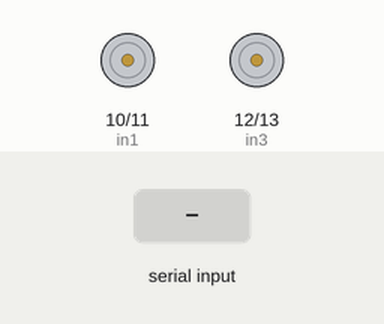
Simulated run of this sketch. Board: Arduino Uno, built with avr-gcc and run on an emulated ATmega328P. Shown: motor-driver pin pairs drawn as motors (green arrow = first pin HIGH = forward, orange = second pin HIGH = backward, longer = more drive). Inputs (shaded band) come from the test bench.

Above: at 1.2 s.
1.3 s: "F" received over Serial
At 2.5 s:
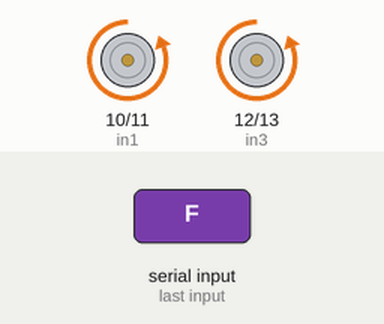
2.8 s: "B" received over Serial
At 3.8 s:
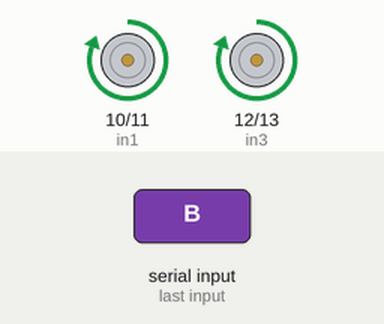
4.3 s: "L" received over Serial
At 4.9 s:
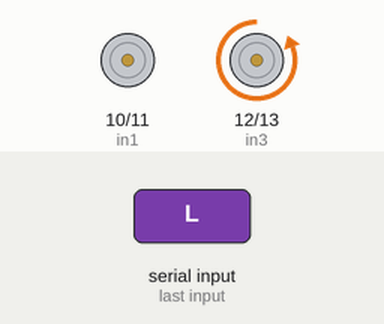
5.8 s: "R" received over Serial
At 7.0 s:
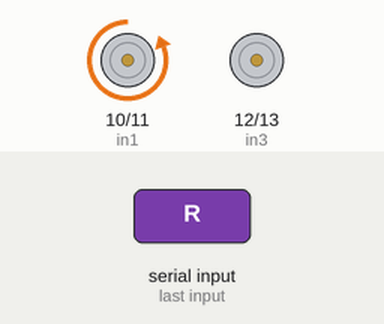
7.3 s: "S" received over Serial
At 8.4 s:
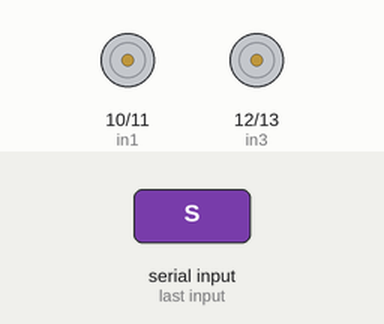
Timing chart, 0 to 9.8 s (numbered marks = the images above; inputs shaded):
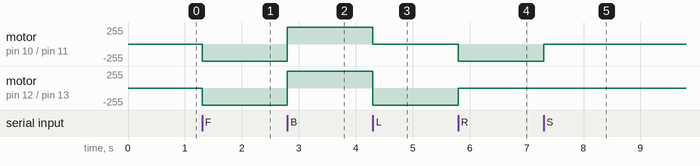

The sketch:

Remore_Control_Car.ino
```cpp
char val;
#define in1 10
#define in2 11
#define in3 12
#define in4 13

void setup() {
  Serial.begin(9600);
  pinMode(in1,OUTPUT);
  pinMode(in2,OUTPUT);
  pinMode(in3,OUTPUT);
  pinMode(in4,OUTPUT);

}
void loop() {

  if (Serial.available()){
    val = Serial.read();
  }

  if(val=='F'){
    digitalWrite(in2,HIGH);
    digitalWrite(in4,HIGH);

    digitalWrite(in1,LOW);
    digitalWrite(in3,LOW);
  }

  else if(val=='B'){
    digitalWrite(in2,LOW);
    digitalWrite(in4,LOW);
    digitalWrite(in1,HIGH);
    digitalWrite(in3,HIGH);
  }

  if(val=='L'){
    digitalWrite(in1,0);
    digitalWrite(in2,0);
    digitalWrite(in4,1);
    digitalWrite(in3,0);
  }

  if(val=='R'){
    digitalWrite(in2,1);
    digitalWrite(in1,0);
    digitalWrite(in3,0);
    digitalWrite(in4,0);


  }
  if(val == 'S'){
    digitalWrite(in1,0);
    digitalWrite(in2,0);
    digitalWrite(in3,0);
    digitalWrite(in4,0);
  }


}
```

Measured:
- after the input at 1.3 s, motor on pin 10 (in1) / pin 11 (in2), motor on pin 12 (in3) / pin 13 (in4): stopped → backward 255/255 at once
- after the input at 2.8 s, motor on pin 10 (in1) / pin 11 (in2), motor on pin 12 (in3) / pin 13 (in4): backward 255/255 → forward 255/255 at once
- after the input at 4.3 s, motor on pin 10 (in1) / pin 11 (in2): forward 255/255 → stopped at once; motor on pin 12 (in3) / pin 13 (in4): forward 255/255 → backward 255/255 at once
- after the input at 5.8 s, motor on pin 10 (in1) / pin 11 (in2): stopped → backward 255/255 at once; motor on pin 12 (in3) / pin 13 (in4): backward 255/255 → stopped at once
- after the input at 7.3 s, motor on pin 10 (in1) / pin 11 (in2): backward 255/255 → stopped at once
